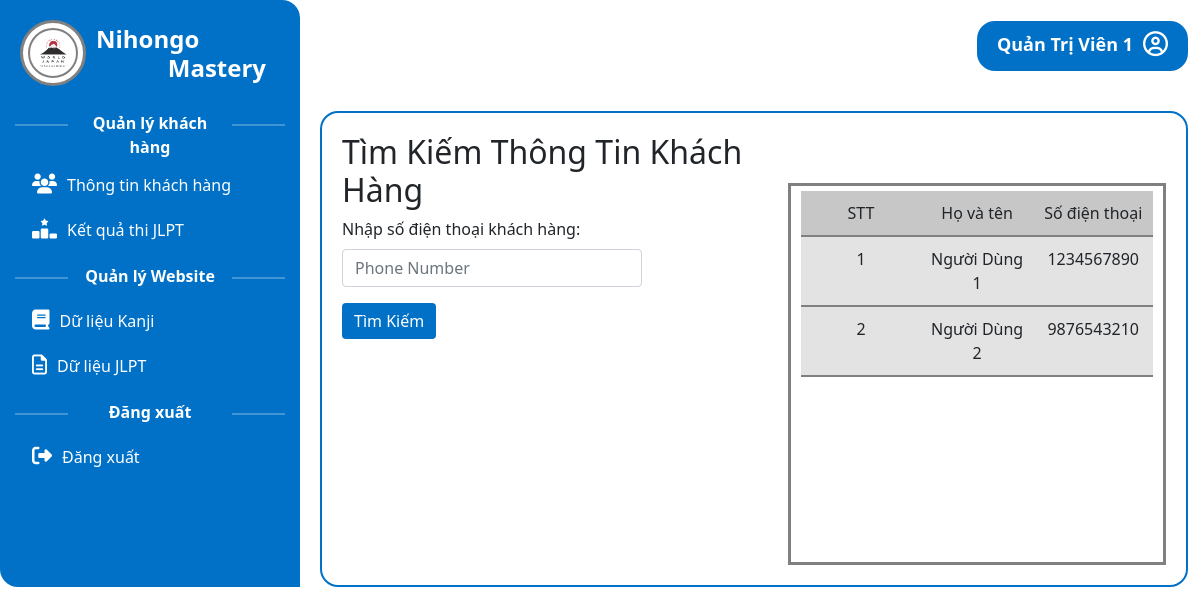
Screenshot of /admin/khachhang/search_khachhang.php (signed in) with the database file from the repository.
### tables this page shows
CREATE TABLE adminData(
	admin_id INT AUTO_INCREMENT PRIMARY KEY,
  admin_name VARCHAR(255) NOT NULL,
	NgaySinh DATE,
	GioiTinh VARCHAR(10),
  DiaChi VARCHAR(255),
  admin_phone VARCHAR(20) NOT NULL,
  admin_email VARCHAR(255) NOT NULL,
  admin_password VARCHAR(255) NOT NULL
);

CREATE TABLE userData(
	user_id INT AUTO_INCREMENT PRIMARY KEY,
  user_name VARCHAR(255) NOT NULL,
	NgaySinh DATE,
  GioiTinh VARCHAR(10),
  DiaChi VARCHAR(255),
  user_phone VARCHAR(20) NOT NULL,
  user_email VARCHAR(255) NOT NULL,
  user_password VARCHAR(255) NOT NULL
);

### admin/khachhang/search_khachhang.php (the view, shortened to what this page needs)
<?php
    $admin_email = $_SESSION['admin_email'];
    $localhost = "localhost";
    $username = "root";
    $password = "";
    $dbname = "dacn";
    $conn = new mysqli($localhost, $username, $password, $dbname);
    $admin ="";
    $sqladmin = "SELECT * FROM admindata WHERE admin_email='$admin_email'";
    $resultad = $conn->query($sqladmin);
    if ($resultad->num_rows > 0) {
        $admin = $resultad->fetch_assoc();
    }
    $sql_sel_kh = "SELECT * FROM userdata";
    $result_us = $conn->query($sql_sel_kh);
?>
<!DOCTYPE html>
<html lang="en">
<head>
    <link rel="stylesheet" href="https://cdnjs.cloudflare.com/ajax/libs/bootstrap/5.0.1/css/bootstrap.min.css" />
    <link rel="stylesheet" href="https://cdnjs.cloudflare.com/ajax/libs/font-awesome/6.1.1/css/all.min.css" />
    <link rel="stylesheet" href="./khachhang.css">
</head>
<body>
    <div class="container-fluid">
        <div class="header">
            <div id="bg-left" style="border-top-right-radius: 18px;">
                <div class="logo" >
                    <div class="img_logo">
                        <a href="#">
                            <img src="./../Image/Nihongo_Master_Logo.png" alt="">
                        </a>
                    </div>
                    <div class="name_logo">
                        <h4>
                            <a href="#"><span>Nihongo </span><br> <span style="display: flex; justify-content: end; margin-right: 30px;">Mastery</span></a>
                        </h4>
                    </div>
                </div>
            </div>
            <div class="user_name ">
                <a href="./info.php">
                    <div class="name" style="font-weight: bold;  margin-right: 10px; font-size: 18px;">
                        <?php echo $admin['admin_name']; ?>
                    </div>
                    <i class="far fa-user-circle"></i>
                </a>
            </div>
        </div>
        <div class="content_menu" style="display: flex; ">
            <div id="bg-left" style="padding-bottom: 100px; border-bottom-left-radius: 18px;">
                <div class="list_menu">
                    <div class="line_menu">
                        <hr style="height: 2px; margin-top: 13px;">
                        <div class="text" style="width: 800px;">Quản lý khách hàng</div>
                        <hr style="height: 2px; margin-top: 13px;">
                    </div>
                    <ul>
                        <li>
                            <a class="item" href="./../khachhang/search_khachhang.php">
                                <div class="icon">
                                    <i class="fas fa-users"></i>
                                </div>
                                <div class="text">
                                    Thông tin khách hàng
                                </div>
                            </a>
                        </li>
                        <li>
                            <a class="item" href="./../scoreJLPT/score.php">
                                <div class="icon">
                                    <i class="fa-solid fa-ranking-star"></i>
                                </div>
                                <div class="text">
                                    Kết quả thi JLPT
                                </div>
                            </a>
                        </li>
                </div>
                <div class="list_menu" style="margin-top: 20px;">
                        <div class="line_menu">
                            <hr style="height: 2px; margin-top: 13px;">
                            <div class="text" style="width: 800px;">Quản lý Website</div>
                            <hr style="height: 2px; margin-top: 13px;">
                        </div>
                    <ul>
                        <li>
                            <a class="item" href="./../kanji/search_item.php">
                                <div class="icon">
                                    <i class="fa-solid fa-book"></i>
                                </div>
                                <div class="text">
                                    Dữ liệu Kanji
                                </div>
                            </a>
                        </li>
                        <li>
                            <a class="item" href="./../JLPT/search_item.php">
                                <div class="icon">
                                    <i class="fa-regular fa-file-lines"></i>
                                </div>
                                <div class="text">
                                    Dữ liệu JLPT
                                </div>
                            </a>
                        </li>
                    </ul>
                </div>
                <div class="list_menu" style="margin-top: 20px;">
                        <div class="line_menu">
                            <hr style="height: 2px; margin-top: 13px;">
                            <div class="text" style="width: 800px;">Đăng xuất</div>
                            <hr style="height: 2px; margin-top: 13px;">
                        </div>
                    <ul>
                        <li>
                            <a class="item" href="./../logout/logout.php">
                                <div class="icon">
                                    <i class="fa-solid fa-right-from-bracket"></i>
                                </div>
                                <div class="text">
                                Đăng xuất
                                </div>
                            </a>
                        </li>
                    </ul>
                </div>
            </div>
            <div class="container content" style="display: flex; justify-content: space-between;">
                <div class="left">
                    <h2>Tìm Kiếm Thông Tin Khách Hàng</h2>
                    <form action="hienthitt_kh.php" method="GET">
                        <div class="mb-3" style="width: 400px;">
                            <label for="" class="form-label">Nhập số điện thoại khách hàng:</label>
                            <input
                                type="text"
                                class="form-control"
                                style="width: 300px;"
                                name="phone_number"
                                id="phone_number"
                                aria-describedby="helpId"
                                placeholder="Phone Number"
                            />
                        </div>
                        <button
                            type="submit"
                            class="btn btn-primary"
                            style="background-color: rgb(0, 113, 199); border: none;"
                        >
                            Tìm Kiếm
                        </button>
                    </form>
                </div>
                <div class="right" style=" width: 50%; margin-top: 50px;">
                    <div class="form_us" style="background-color:rgb(199, 199, 199);">
                        <div class="STT">
                            STT
                        </div>
                        <div class="name_us">
                            Họ và tên
                        </div>
                        <div class="phone_us">
                            Số điện thoại
                        </div>
                    </div>
                    <?php if ($result_us->num_rows > 0): $STT = 0;?>
                        <?php while(($row_us = $result_us->fetch_assoc()) && ($STT < 10)): $STT++; ?>
                            <div class="form_us">
                                <div class="STT">
                                    <?php echo $STT; ?>
                                </div>
                                <div class="name_us">
                                    <?php echo $row_us['user_name']; ?>
                                </div>
                                <div class="phone_us">
                                    <?php echo $row_us['user_phone']; ?>
                                </div>
                            </div>
                        <?php endwhile; ?>
                    <?php endif;?>
                </div>
            </div>
        </div>
    </div>
</body>
</html>

### admin/khachhang/khachhang.css (style rules this page uses)
* { font-family: 'Segoe UI', Tahoma, Geneva, Verdana, sans-serif; margin: 0; padding: 0; }
:root { --color-icon:rgb(255, 255, 255); --color-item-text: rgb(81, 81, 81); --background: rgb(227, 227, 227); --background-menu: rgb(0, 113, 199); --bg-color-header: rgb(247, 190, 190); --bg-color-item: rgb(243, 243, 243); --font-size-item-text: 16px; --border-radius: 6px; }
.header { display: flex; justify-content: space-between; border-bottom-right-radius: 18px; padding-right: 12px; margin-right: -12px; }
#bg-left { margin-left: -12px; width: 300px; background-color: var(--background-menu) ; height: 100%; }
.logo { width: 50px; padding: 20px; display: flex; }
.logo .img_logo { background-color: white; border: 3px solid grey; border-radius: 50%; padding: 5px; height: 100%; }
.logo .img_logo img { background-color: white; width: 50px; border: 2px solid grey; border-radius: 50%; padding: 5px; }
.logo .name_logo h4 { width: 200px; margin-top: 5px; margin-left: 10px; }
.logo .name_logo h4 a { text-decoration: none; font-weight: bold; color: rgb(255, 255, 255); }
.user_name { margin-top: 6px; padding-top: 15px; display: flex; }
.user_name a { display: flex; font-size: 25px; background-color: var(--background-menu); padding: 10px 20px; border-radius: 18px; height: 50px; color: var(--color-icon); text-decoration: none; }
.line_menu { display: flex; width: 90%; margin: auto; }
.line_menu hr { width: 100%; height: 3px; margin-top: 12px; color: white; }
.line_menu .text { text-align: center; font-weight: bold; padding: 0px 5px; color: white; width: 100%; }
.list_menu ul { list-style: none; }
.list_menu a { text-decoration: none; }
.list_menu .item { margin-top: 10px; margin-bottom: 15px; display: flex; color: white; }
.list_menu .item .icon { font-size: 20px; }
.list_menu .item .text { margin-top: 4px; margin-left: 10px; font-size: 16px; }
.content { border:2px solid var(--background-menu); border-radius: 18px; margin-left: 20px; padding: 20px; }
.right { border: 3px solid grey; padding: 5px 10px; transition-duration: 0.2s; }
.form_us { width: 100%; display: flex; justify-content: space-between; padding: 10px; background-color: rgb(227, 227, 227); border-bottom: 2px solid grey; }
.form_us .STT, .name_us, .phone_us { width: 30%; text-align: center; }

### rows the page displays
admindata: admin_name "Quản Trị Viên 1"
userdata: user_name "Người Dùng 1", user_phone "1234567890"
userdata: user_name "Người Dùng 2", user_phone "9876543210"
